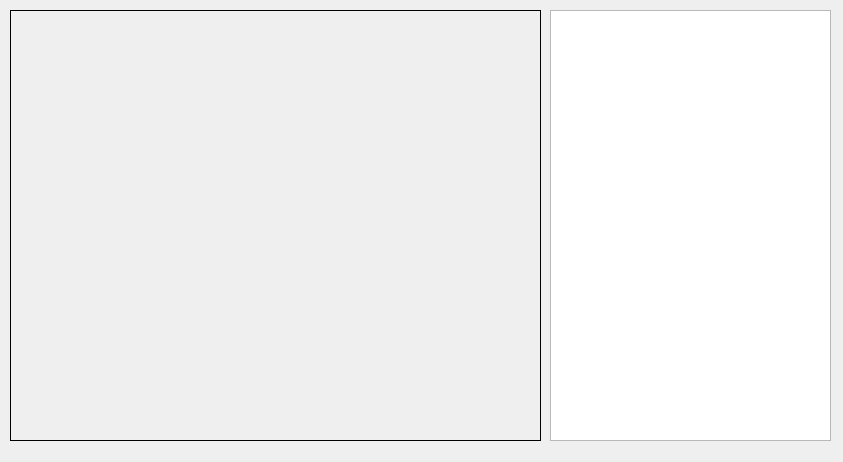
<?xml version="1.0" encoding="UTF-8"?>
<ui version="4.0">
 <class>Form_Info</class>
 <widget class="QWidget" name="Form_Info">
  <property name="geometry">
   <rect>
    <x>0</x>
    <y>0</y>
    <width>843</width>
    <height>462</height>
   </rect>
  </property>
  <property name="windowTitle">
   <string>Form</string>
  </property>
  <widget class="QLabel" name="label_picture">
   <property name="geometry">
    <rect>
     <x>10</x>
     <y>10</y>
     <width>531</width>
     <height>431</height>
    </rect>
   </property>
   <property name="frameShape">
    <enum>QFrame::Box</enum>
   </property>
   <property name="text">
    <string/>
   </property>
  </widget>
  <widget class="QPlainTextEdit" name="plainTextEdit_info">
   <property name="geometry">
    <rect>
     <x>550</x>
     <y>10</y>
     <width>281</width>
     <height>431</height>
    </rect>
   </property>
   <property name="readOnly">
    <bool>true</bool>
   </property>
  </widget>
 </widget>
 <resources/>
 <connections/>
</ui>
